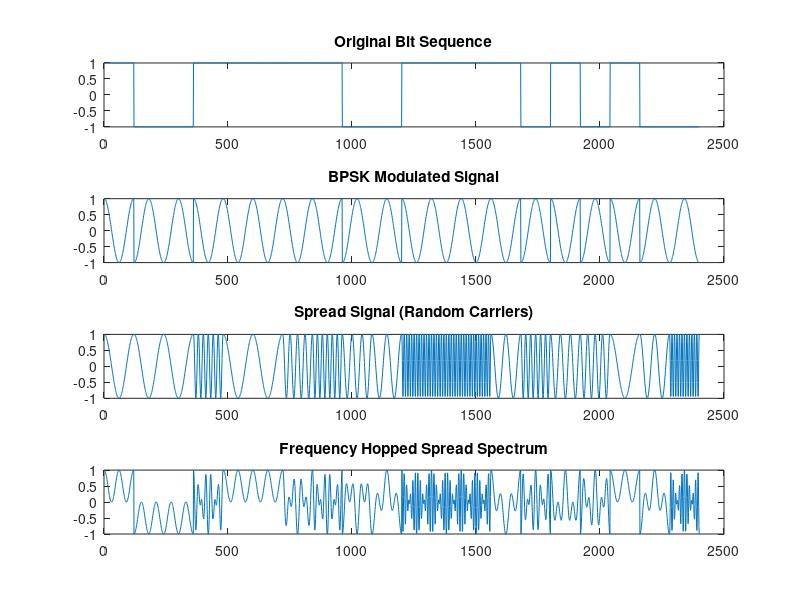
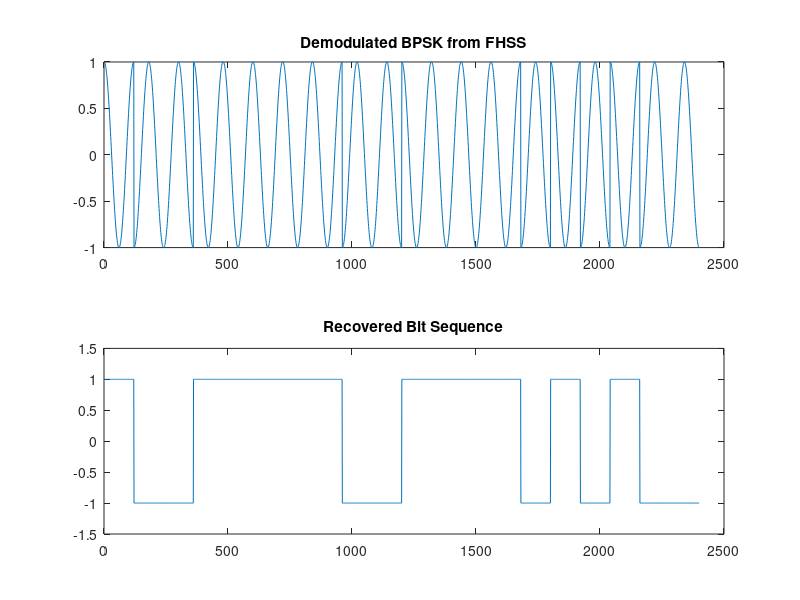

Recreate these plots in MATLAB, in order.
clc; clear;

% Generate 20-bit random sequence
bits = round(rand(1,20));
time = linspace(0, 2*pi, 120);
input_sig = repelem(2*bits - 1, 120);       % Map 0→-1, 1→1
carrier = repmat(cos(time), 1, 20);
bpsk_mod = input_sig .* carrier;

% Define 6 carrier frequencies
carriers = {
    repmat(cos(linspace(0, 2*pi, 10)), 1, 120), ...
    repmat(cos(linspace(0, 2*pi, 20)), 1, 60), ...
    repmat(cos(linspace(0, 2*pi, 30)), 1, 40), ...
    repmat(cos(linspace(0, 2*pi, 40)), 1, 30), ...
    repmat(cos(linspace(0, 2*pi, 60)), 1, 20), ...
    repmat(cos(time), 1, 1)
};

% Generate spread signal using random carrier selection
spread = [];
for i = 1:20
    c = randi(6); spread = [spread, carriers{c}(1:120)];
end

% Frequency Hopped Spread Spectrum (FHSS)
fhss_tx = bpsk_mod .* spread;

% Demodulation
bpsk_demod = fhss_tx ./ spread;
original_bits = bpsk_demod ./ carrier;

% Plot results
figure;
subplot(4,1,1); plot(input_sig); title('Original Bit Sequence');
subplot(4,1,2); plot(bpsk_mod); title('BPSK Modulated Signal');
subplot(4,1,3); plot(spread); title('Spread Signal (Random Carriers)');
subplot(4,1,4); plot(fhss_tx); title('Frequency Hopped Spread Spectrum');

figure;
subplot(2,1,1); plot(bpsk_demod); title('Demodulated BPSK from FHSS');
subplot(2,1,2); plot(original_bits); title('Recovered Bit Sequence');
